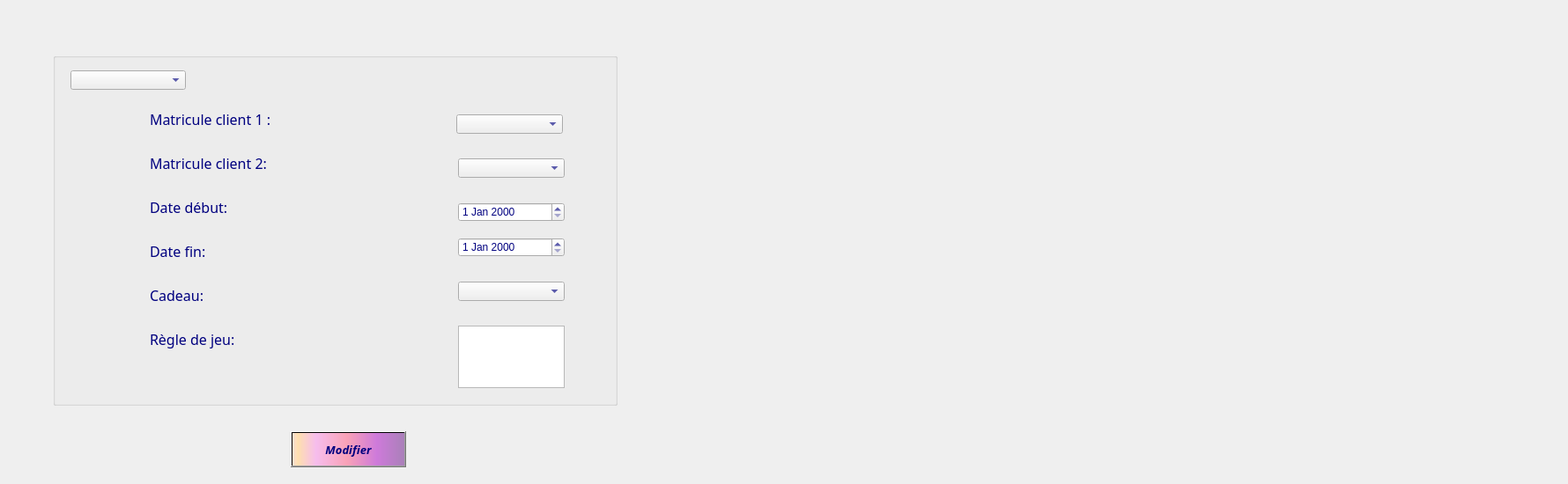
     <widget class="QWidget" name="tab_28">
      <attribute name="title">
       <string>Modifier</string>
      </attribute>
      <widget class="QLabel" name="label_54">
       <property name="geometry">
        <rect>
         <x>-980</x>
         <y>0</y>
         <width>1771</width>
         <height>541</height>
        </rect>
       </property>
       <property name="text">
        <string/>
       </property>
       <property name="pixmap">
        <pixmap>../../../../images_projets/cake-balls-4139984_1920.jpg</pixmap>
       </property>
      </widget>
      <widget class="QPushButton" name="pushButton_modifjeu_2">
       <property name="geometry">
        <rect>
         <x>330</x>
         <y>490</y>
         <width>131</width>
         <height>41</height>
        </rect>
       </property>
       <property name="font">
        <font>
         <family>Lucida Calligraphy</family>
         <pointsize>10</pointsize>
         <weight>75</weight>
         <italic>true</italic>
         <bold>true</bold>
         <underline>false</underline>
         <strikeout>false</strikeout>
        </font>
       </property>
       <property name="styleSheet">
        <string notr="true">background-color: qlineargradient(spread:pad, x1:1, y1:0, x2:1, y2:0, stop:0.919598 rgba(255, 0, 111, 255), stop:0.98 rgba(0, 0, 0, 255), stop:1 rgba(235, 148, 61, 255));
color: rgb(0, 0, 127);
background-color: qlineargradient(spread:pad, x1:0, y1:0, x2:1, y2:0, stop:0.0100503 rgba(252, 222, 204, 255), stop:0.0502513 rgba(254, 223, 175, 255), stop:0.211055 rgba(246, 189, 237, 255), stop:0.487437 rgba(249, 162, 183, 255), stop:0.753769 rgba(206, 122, 218, 255), stop:1 rgba(170, 128, 185, 255));</string>
       </property>
       <property name="text">
        <string>Modifier</string>
       </property>
       <property name="icon">
        <iconset>
         <normaloff>../../../../images_projets/63-512.webp</normaloff>../../../../images_projets/63-512.webp</iconset>
       </property>
       <property name="iconSize">
        <size>
         <width>30</width>
         <height>50</height>
        </size>
       </property>
       <property name="checkable">
        <bool>false</bool>
       </property>
       <property name="autoRepeatDelay">
        <number>303</number>
       </property>
      </widget>
      <widget class="QGroupBox" name="groupBox_ajoutCl_7">
       <property name="geometry">
        <rect>
         <x>60</x>
         <y>60</y>
         <width>641</width>
         <height>401</height>
        </rect>
       </property>
       <property name="font">
        <font>
         <family>Lucida Calligraphy</family>
         <pointsize>16</pointsize>
         <weight>50</weight>
         <bold>false</bold>
        </font>
       </property>
       <property name="cursor">
        <cursorShape>ArrowCursor</cursorShape>
       </property>
       <property name="acceptDrops">
        <bool>false</bool>
       </property>
       <property name="layoutDirection">
        <enum>Qt::LeftToRight</enum>
       </property>
       <property name="autoFillBackground">
        <bool>false</bool>
       </property>
       <property name="styleSheet">
        <string notr="true">color:rgb(0, 0, 127);
background-color: qconicalgradient(cx:0, cy:0, angle:135, stop:0 rgba(255, 170, 232, 69), stop:0.0753769 rgba(255, 170, 255, 69), stop:0.221106 rgba(255, 170, 255, 208), stop:0.351759 rgba(255, 192, 255, 0), stop:0.422111 rgba(255, 85, 255, 130), stop:0.437186 rgba(255, 170, 255, 145), stop:0.518717 rgba(255, 170, 255, 130), stop:0.527638 rgba(255, 170, 255, 69), stop:0.562814 rgba(255, 170, 255, 130), stop:1 rgba(255, 255, 0, 69));</string>
       </property>
       <property name="title">
        <string/>
       </property>
       <widget class="QLabel" name="date_deb_modifier_2">
        <property name="geometry">
         <rect>
          <x>110</x>
          <y>160</y>
          <width>171</width>
          <height>31</height>
         </rect>
        </property>
        <property name="font">
         <font>
          <family>Lucida Calligraphy</family>
          <pointsize>12</pointsize>
         </font>
        </property>
        <property name="text">
         <string>Date début:</string>
        </property>
        <property name="scaledContents">
         <bool>false</bool>
        </property>
        <property name="wordWrap">
         <bool>false</bool>
        </property>
        <property name="openExternalLinks">
         <bool>false</bool>
        </property>
       </widget>
       <widget class="QLabel" name="mat2_modifier_2">
        <property name="geometry">
         <rect>
          <x>110</x>
          <y>110</y>
          <width>171</width>
          <height>31</height>
         </rect>
        </property>
        <property name="font">
         <font>
          <family>Lucida Calligraphy</family>
          <pointsize>12</pointsize>
         </font>
        </property>
        <property name="styleSheet">
         <string notr="true">color: rgb(0, 0, 127);
border-color: rgb(170, 0, 255);</string>
        </property>
        <property name="text">
         <string>Matricule client 2:</string>
        </property>
       </widget>
       <widget class="QLabel" name="datefin_modifier_2">
        <property name="geometry">
         <rect>
          <x>110</x>
          <y>210</y>
          <width>171</width>
          <height>31</height>
         </rect>
        </property>
        <property name="font">
         <font>
          <family>Lucida Calligraphy</family>
          <pointsize>12</pointsize>
         </font>
        </property>
        <property name="text">
         <string>Date fin:</string>
        </property>
       </widget>
       <widget class="QLabel" name="principe_modifier_2">
        <property name="geometry">
         <rect>
          <x>110</x>
          <y>310</y>
          <width>171</width>
          <height>31</height>
         </rect>
        </property>
        <property name="font">
         <font>
          <family>Lucida Calligraphy</family>
          <pointsize>12</pointsize>
         </font>
        </property>
        <property name="text">
         <string>Règle de jeu:</string>
        </property>
       </widget>
       <widget class="QLabel" name="mat1_modifier_2">
        <property name="geometry">
         <rect>
          <x>110</x>
          <y>60</y>
          <width>171</width>
          <height>31</height>
         </rect>
        </property>
        <property name="font">
         <font>
          <family>Lucida Calligraphy</family>
          <pointsize>12</pointsize>
         </font>
        </property>
        <property name="styleSheet">
         <string notr="true">color: rgb(0, 0, 127);
border-color: rgb(170, 0, 255);</string>
        </property>
        <property name="text">
         <string>Matricule client 1 :</string>
        </property>
       </widget>
       <widget class="QLabel" name="cadeau_modifier_2">
        <property name="geometry">
         <rect>
          <x>110</x>
          <y>260</y>
          <width>171</width>
          <height>31</height>
         </rect>
        </property>
        <property name="font">
         <font>
          <family>Lucida Calligraphy</family>
          <pointsize>12</pointsize>
         </font>
        </property>
        <property name="text">
         <string>Cadeau:</string>
        </property>
       </widget>
       <widget class="QComboBox" name="comboBox_client1_4">
        <property name="geometry">
         <rect>
          <x>458</x>
          <y>70</y>
          <width>121</width>
          <height>22</height>
         </rect>
        </property>
       </widget>
       <widget class="QComboBox" name="comboBox_client2_4">
        <property name="geometry">
         <rect>
          <x>460</x>
          <y>120</y>
          <width>121</width>
          <height>22</height>
         </rect>
        </property>
       </widget>
       <widget class="QComboBox" name="comboBox_cadeau_4">
        <property name="geometry">
         <rect>
          <x>460</x>
          <y>260</y>
          <width>121</width>
          <height>22</height>
         </rect>
        </property>
       </widget>
       <widget class="QComboBox" name="comboBox_idjeu_2">
        <property name="geometry">
         <rect>
          <x>20</x>
          <y>20</y>
          <width>131</width>
          <height>22</height>
         </rect>
        </property>
       </widget>
       <widget class="QDateEdit" name="dateEdit_datedeb2_2">
        <property name="geometry">
         <rect>
          <x>460</x>
          <y>170</y>
          <width>121</width>
          <height>22</height>
         </rect>
        </property>
       </widget>
       <widget class="QDateEdit" name="dateEdit_datefin2_2">
        <property name="geometry">
         <rect>
          <x>460</x>
          <y>210</y>
          <width>121</width>
          <height>22</height>
         </rect>
        </property>
       </widget>
       <widget class="QTextEdit" name="textEdit_4">
        <property name="geometry">
         <rect>
          <x>460</x>
          <y>310</y>
          <width>121</width>
          <height>71</height>
         </rect>
        </property>
       </widget>
      </widget>
     </widget>
